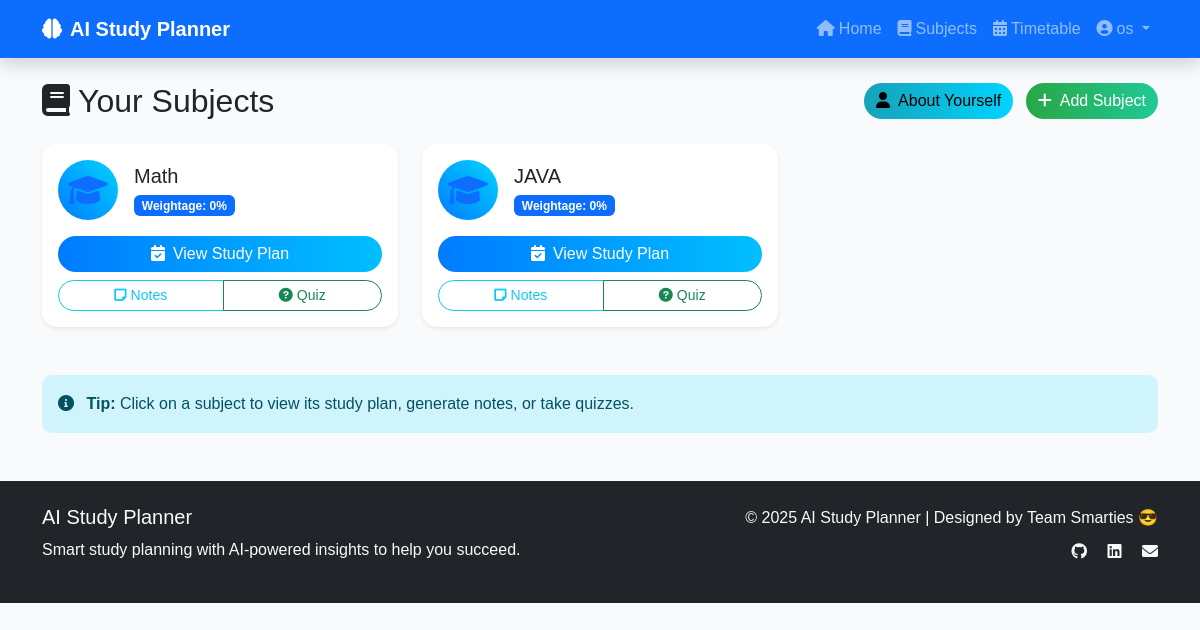
The page /subjects/ (signed in) on the database its author committed.
### planner/models.py (models this page shows, shortened)
class Subject(models.Model):
    name = models.CharField(max_length=100, unique=True)
    syllabus_file = models.FileField(upload_to='syllabus/', blank=True, null=True)
    weightage = models.IntegerField(default=0)

### planner/views.py (the view)
# urls.py: path('subjects/', views.subject_list, name='subjects'),
@login_required
def subject_list(request):
    try:
        profile = request.user.userprofile
        selected_subjects = profile.selected_subjects.all()
    except Exception as e:
        logger.error(f"Error accessing profile or subjects for user {request.user.username}: {e}")
        messages.error(request, "Error retrieving profile data. Please log in again.")
        return redirect('logout')
    if not selected_subjects.exists():
        if Subject.objects.exists():
            messages.info(request, "Please select the subjects you want to study first.")
            return redirect('select_subjects')
        messages.info(request, "No subjects found. Please create one.")
    return render(request, 'planner/subjects.html', {'subjects': selected_subjects})

### planner/templates/planner/subjects.html (shortened to what this page needs)
{% extends 'planner/base.html' %}
{% block content %}
<div class="d-flex justify-content-between align-items-center mb-4">
    <h2 class="mb-0"><i class="fas fa-book me-2"></i>Your Subjects</h2>
    <div>
        <a href="{% url 'profile' %}" class="btn btn-info me-2">
            <i class="fas fa-user me-2"></i>About Yourself
        </a>
        <a href="{% url 'add_subject' %}" class="btn btn-success">
            <i class="fas fa-plus me-2"></i>Add Subject
        </a>
    </div>
</div>
{% if subjects %}
<div class="row g-4">
    {% for subject in subjects %}
    <div class="col-lg-4 col-md-6">
        <div class="card subject-card h-100 shadow-sm border-0">
            <div class="card-body d-flex flex-column">
                <div class="d-flex align-items-center mb-3">
                    <div class="subject-icon me-3">
                        <i class="fas fa-graduation-cap fa-2x text-primary"></i>
                    </div>
                    <div>
                        <h5 class="card-title mb-1">{{ subject.name }}</h5>
                        <span class="badge bg-primary">Weightage: {{ subject.weightage }}%</span>
                    </div>
                </div>
                <div class="mt-auto">
                    <div class="d-grid gap-2">
                        <a href="{% url 'study_plan_list' subject.id %}" class="btn btn-primary">
                            <i class="fas fa-calendar-check me-2"></i>View Study Plan
                        </a>
                        <div class="btn-group" role="group">
                            <a href="{% url 'notes' subject.id %}" class="btn btn-outline-info btn-sm">
                                <i class="fas fa-sticky-note me-1"></i>Notes
                            </a>
                            <a href="{% url 'generate_quiz' subject.id %}" class="btn btn-outline-success btn-sm">
                                <i class="fas fa-question-circle me-1"></i>Quiz
                            </a>
                        </div>
                    </div>
                </div>
            </div>
        </div>
    </div>
    {% endfor %}
</div>
{% endif %}
{% if subjects %}
<div class="mt-5">
    <div class="alert alert-info">
        <i class="fas fa-info-circle me-2"></i>
        <strong>Tip:</strong> Click on a subject to view its study plan, generate notes, or take quizzes.
    </div>
</div>
{% endif %}
{% endblock %}

### planner/templates/planner/base.html (shortened to what this page needs)
{% load static %}
<!DOCTYPE html>
<html lang="en">
<head>
  <link href="https://cdn.jsdelivr.net/npm/bootstrap@5.3.2/dist/css/bootstrap.min.css" rel="stylesheet">
  <link href="https://cdnjs.cloudflare.com/ajax/libs/font-awesome/6.0.0/css/all.min.css" rel="stylesheet">
  <link rel="stylesheet" href="{% static 'css/style.css' %}">
</head>
<body>
  <nav class="navbar navbar-expand-lg navbar-dark bg-primary shadow sticky-top">
    <div class="container">
      <a class="navbar-brand fw-bold" href="{% url 'home' %}">
        <i class="fas fa-brain me-2"></i>AI Study Planner
      </a>
      <div class="collapse navbar-collapse" id="navbarNav">
        <ul class="navbar-nav ms-auto">
          <li class="nav-item">
            <a class="nav-link" href="{% url 'home' %}"><i class="fas fa-home me-1"></i>Home</a>
          </li>
          <li class="nav-item">
            <a class="nav-link" href="{% url 'subjects' %}"><i class="fas fa-book me-1"></i>Subjects</a>
          </li>
          <li class="nav-item">
            <a class="nav-link" href="{% url 'timetable' %}"><i class="fas fa-calendar-alt me-1"></i>Timetable</a>
          </li>
          {% if user.is_authenticated %}
          <li class="nav-item dropdown">
            <a class="nav-link dropdown-toggle" href="#" id="profileDropdown" role="button" data-bs-toggle="dropdown" aria-expanded="false" data-bs-auto-close="outside">
              <i class="fas fa-user-circle me-1"></i>{{ user.username }}
            </a>
          </li>
          {% endif %}
        </ul>
      </div>
    </div>
  </nav>
  <div class="container mt-4">
    {% block content %}{% endblock %}
  </div>
  <footer class="bg-dark text-light mt-5 py-4">
    <div class="container">
      <div class="row">
        <div class="col-md-6">
          <h5>AI Study Planner</h5>
          <p>Smart study planning with AI-powered insights to help you succeed.</p>
        </div>
        <div class="col-md-6 text-md-end">
          <p class="mb-0">© 2025 AI Study Planner | Designed by Team Smarties 😎</p>
          <div class="mt-2">
            <a href="#" class="text-light me-3"><i class="fab fa-github"></i></a>
            <a href="#" class="text-light me-3"><i class="fab fa-linkedin"></i></a>
            <a href="#" class="text-light"><i class="fas fa-envelope"></i></a>
          </div>
        </div>
      </div>
    </div>
  </footer>
</body>
</html>

### planner/static/css/style.css (style rules this page uses)
body { background-color: #f8fafc; font-family: "Poppins", sans-serif; line-height: 1.6; }
.navbar { box-shadow: 0 2px 10px rgba(0,0,0,0.1); }
.card { border-radius: 15px; transition: all 0.3s ease; border: none; box-shadow: 0 4px 15px rgba(0,0,0,0.1); }
.subject-card { transition: all 0.3s ease; }
.subject-icon { background: linear-gradient(45deg, #007bff, #00d4ff); border-radius: 50%; width: 60px; height: 60px; display: flex; align-items: center; justify-content: center; color: white; }
.btn { border-radius: 25px; font-weight: 500; transition: all 0.3s ease; }
.btn-primary { background: linear-gradient(90deg, #007bff, #00bfff); border: none; }
.btn-success { background: linear-gradient(90deg, #28a745, #20c997); border: none; }
.btn-info { background: linear-gradient(90deg, #17a2b8, #00d4ff); border: none; }
.badge { font-size: 0.75em; }
.alert { border-radius: 10px; border: none; }
footer { margin-top: 4rem; }
footer a { transition: color 0.3s ease; }

### rows shown on the page
Subject: name "Math", weightage "0"
Subject: name "JAVA", weightage "0"

### other values the page prints
{{ user.username }} "os"
